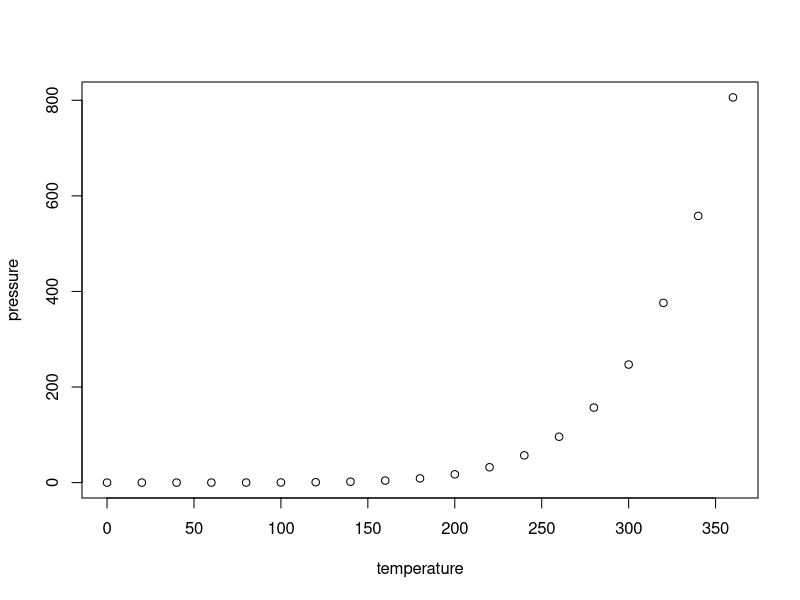
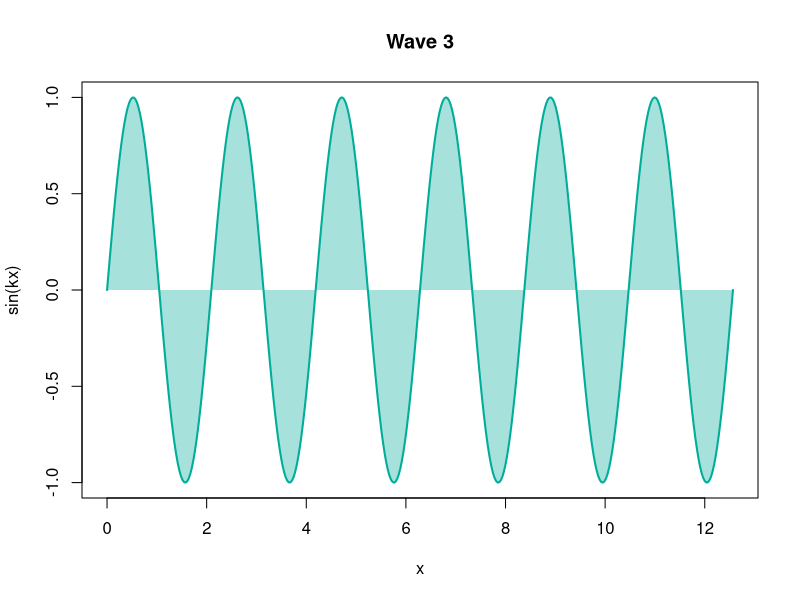
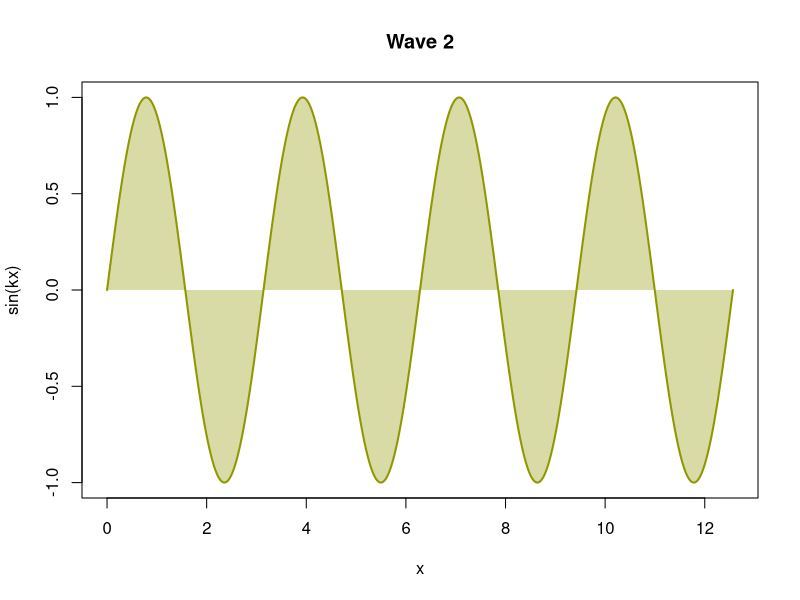
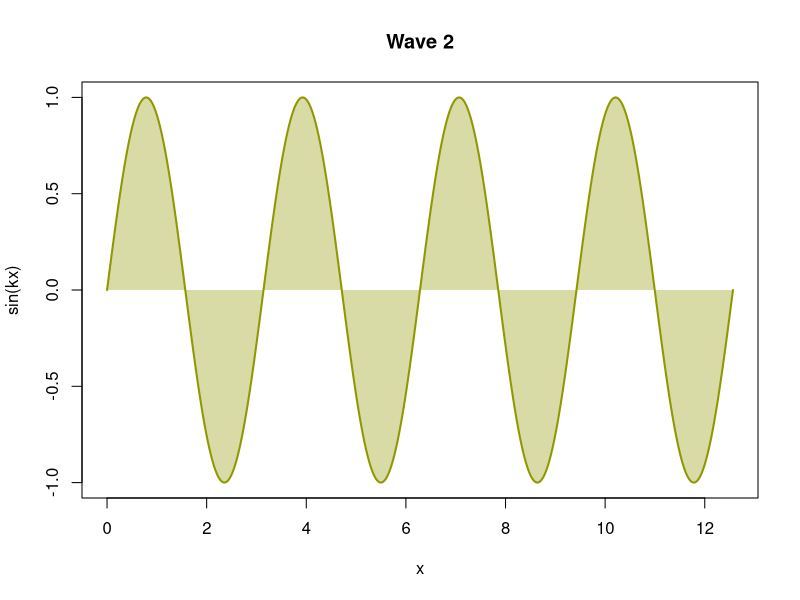
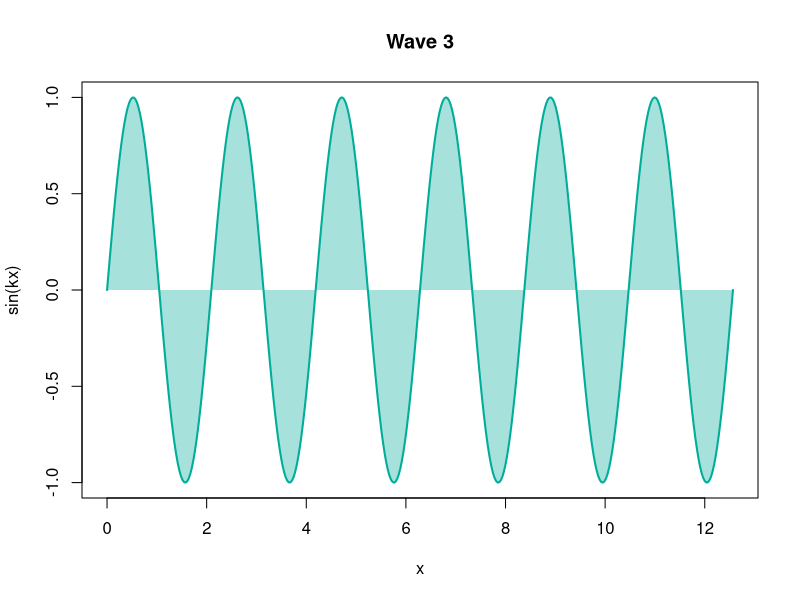
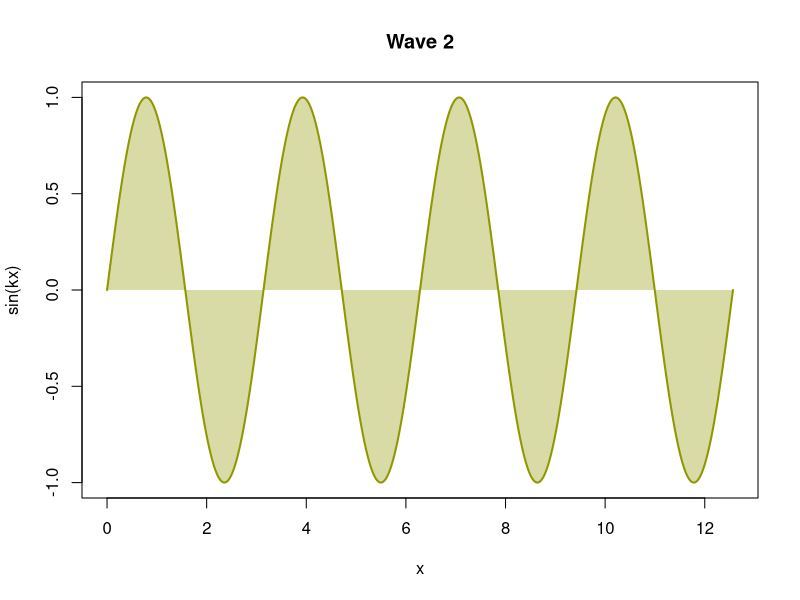
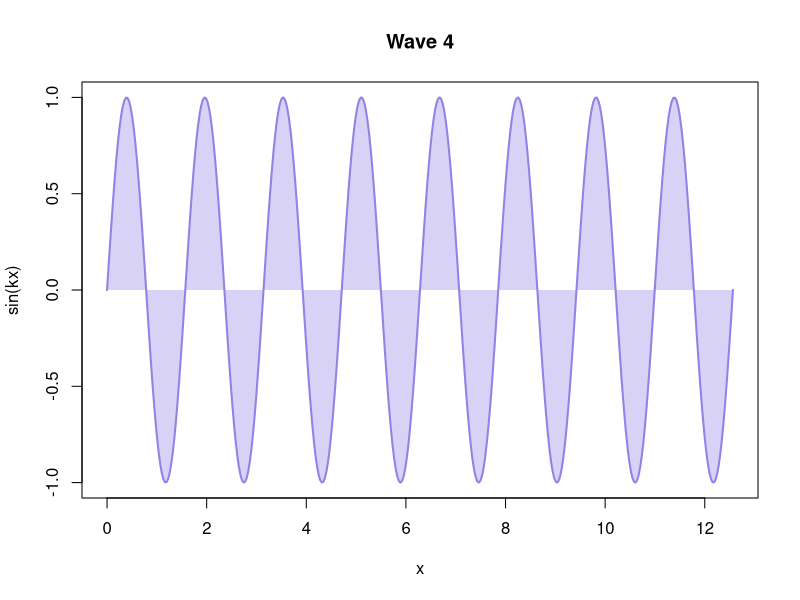

These charts were generated, in order, by the following R code:
## ---- chunk 1
wave <- function(k = 1) {
  x <- seq(0, 4 * pi, length.out = 400)
  col <- hcl.colors(4, "Dark 3")[(k - 1) %% 4 + 1]
  plot(
    x,
    sin(k * x),
    type = "n",
    main = paste("Wave", k),
    xlab = "x",
    ylab = "sin(kx)"
  )
  polygon(
    c(x, rev(x)),
    c(sin(k * x), rep(0, length(x))),
    col = adjustcolor(col, 0.35),
    border = NA
  )
  lines(x, sin(k * x), lwd = 2, col = col)
}
## ---- chunk 2
#| panzoom:
#|   description: "Rises roughly as $p \\propto e^{-1/T}$ [@rcore2026]."
#| label: fig-pressure
#| fig-alt: "Scatter plot of vapor pressure rising steeply with temperature"
#| fig-cap: "Vapor pressure of mercury [@weast1973]."

plot(pressure)
## ---- chunk 3
#| panzoom:
#|   description: "The plot comes from `wave(k = 3)`."
#| fig-alt: "A sine curve, shaded between the curve and y = 0"
#| fig-cap: >-
#|   Wave 3: `y = sin(3 * x)`; the area between the curve and y = 0 is shaded.

wave(k = 3)
## ---- chunk 4
#| panzoom:
#|   caption: false
#| fig-alt: "A sine curve, shaded between the curve and y = 0"
#| fig-cap: >-
#|   Wave 2: y = sin(2x); the area between the curve and y = 0 is shaded.

wave(k = 2)
## ---- chunk 5
#| panzoom:
#|   description: "A sine wave, $y = \\sin(kx)$, **k = 2**."
#| fig-alt: "A sine curve, shaded between the curve and y = 0"
#| fig-cap: >-
#|   Wave 2: y = sin(2x); the area between the curve and y = 0 is shaded.

wave(k = 2)
## ---- chunk 6
#| label: fig-div-plot
#| echo: false
#| fig-width: 7.5
#| fig-height: 5
#| fig-alt: "A sine curve, shaded between the curve and y = 0"
#| fig-cap: >-
#|   Wave 3: y = sin(3x); the area between the curve and y = 0 is shaded.

wave(k = 3)
## ---- chunk 7
#| panzoom: true
#| fig-alt: "A sine curve, shaded between the curve and y = 0"
#| fig-cap: >-
#|   Wave 2: y = sin(2x); the area between the curve and y = 0 is shaded.
#| fig-cap-location: margin

wave(k = 2)
## ---- chunk 8
#| panzoom: true
#| label: fig-caption-top
#| fig-alt: "A sine curve, shaded between the curve and y = 0"
#| fig-cap: >-
#|   Wave 4: y = sin(4x); the area between the curve and y = 0 is shaded.
#| fig-cap-location: top

wave(k = 4)
